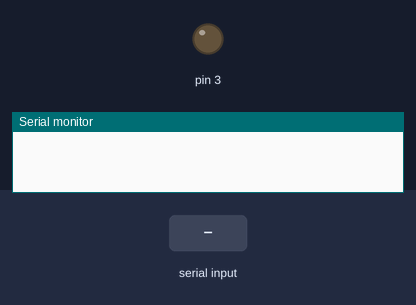
Simulated run of this sketch. Board: Arduino Uno, built with avr-gcc and run on an emulated ATmega328P. Parts: output pins drawn as LEDs (lit = HIGH), the last lines printed to the serial monitor. The test bench sets the inputs (shaded band).

Above: at 1.2 s.
1.3 s: "1" received over Serial
At 2.1 s:
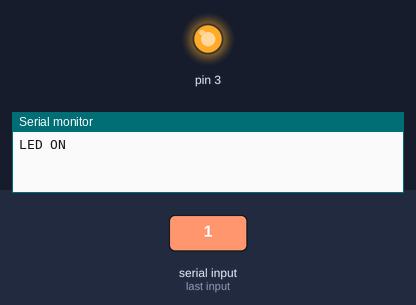
2.8 s: "2" received over Serial
At 3.3 s:
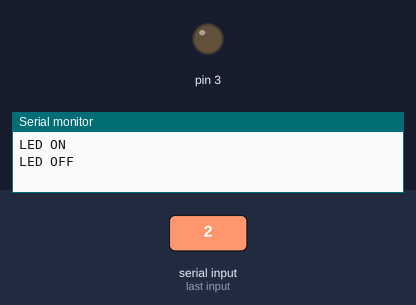
Timing chart, 0 to 5.8 s (numbered marks = the images above; inputs shaded):
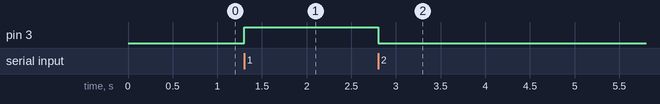

Measured:
- after the input at 1.3 s, pin 3: LOW → HIGH at once
- after the input at 2.8 s, pin 3: HIGH → LOW at once

The sketch:

LED_monitor.ino
```cpp
// 시리얼 통신을 통해 받아올 데이터를 저장할 변수를 선언해줍니다.
char data;

void setup() {
  // 시리얼 통신을 사용하기 위해 baudrate를 설정해 줍니다.
  Serial.begin(9600);
  // LED 핀을 OUTPUT으로 설정합니다.
  pinMode(3, OUTPUT);
}

void loop() {
  // 만약 시리얼 통신을 통해 데이터가 전달이 되면,
  if (Serial.available()) {
    // 시리얼 통신을 통해 데이터를 받습니다.
    data = Serial.read();

    // 전달받은 데이터가 문자 1이면
    if (data == '1') {
      // LED를 켜줍니다.
      Serial.println("LED ON");
      digitalWrite(3, HIGH);
    }

    // 전달받은 데이터가 문자 2이면
    else if (data == '2') {
      // LED를 꺼줍니다.
      Serial.println("LED OFF");
      digitalWrite(3, LOW);
    }

    delay(100);
  }
}
```
